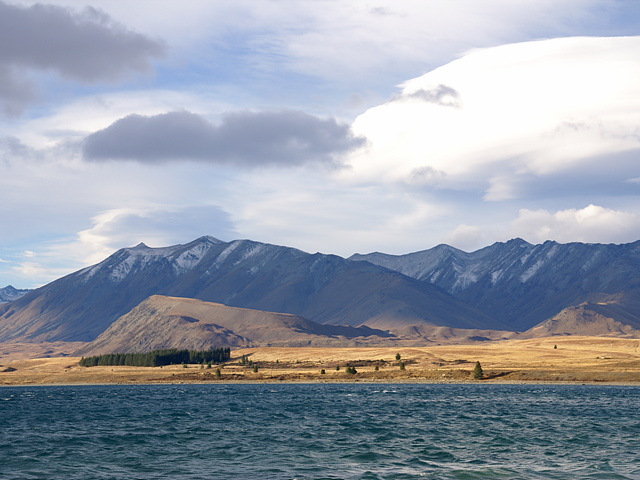
#> input picture ch05/tekapo.bmp, 640 x 480 px
$ python rotation1.py
#> lines starting #> are read from the running program, lines starting #| are printed output that depends on the picture
import sys
import math
import numpy as np
import cv2


src = cv2.imread('tekapo.bmp')
#> src is the input picture: shape (480, 640, 3); mean B, G, R 169.8, 157.4, 149.7

if src is None:
    print('Image load failed!')
    sys.exit()

rad = 40 * math.pi / 180
aff = np.array([[math.cos(rad), math.sin(rad), 0],
                [-math.sin(rad), math.cos(rad), 0]], dtype=np.float32)

dst = cv2.warpAffine(src, aff, (0, 0))
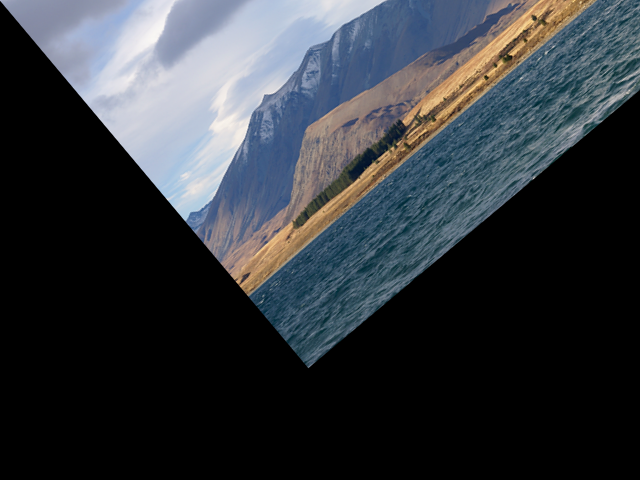
#> dst: shape (480, 640, 3); mean B, G, R 60.4, 55.1, 50.7

cv2.imshow('src', src)
cv2.imshow('dst', dst)
cv2.waitKey()

cv2.destroyAllWindows()

$ run again, with ch05/cat.bmp copied over ch05/tekapo.bmp
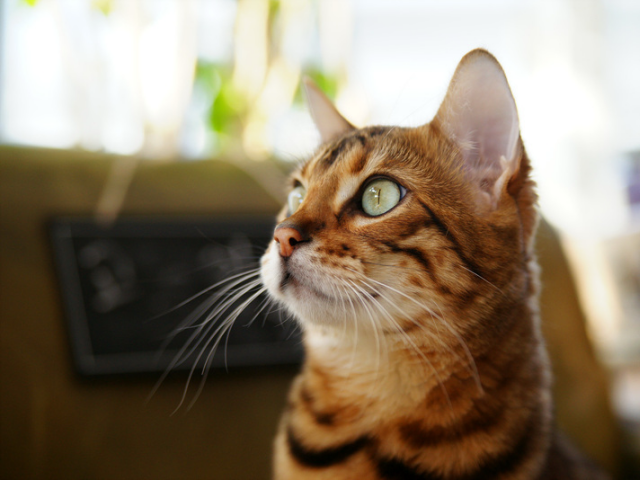
#> input picture ch05/cat.bmp, 640 x 480 px
#> src is the input picture: shape (480, 640, 3); mean B, G, R 104.5, 125.6, 140.8
#> `dst = cv2.warpAffine(src, aff, (0, 0))`:
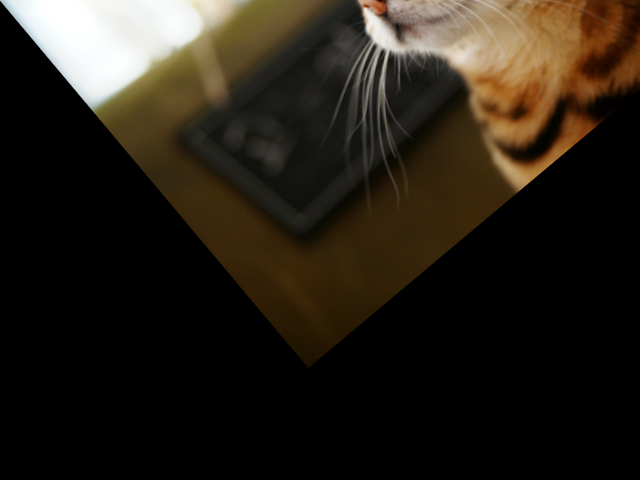
#> dst: shape (480, 640, 3); mean B, G, R 23.6, 32.8, 39.3

$ run again, with ch05/rose.bmp copied over ch05/tekapo.bmp
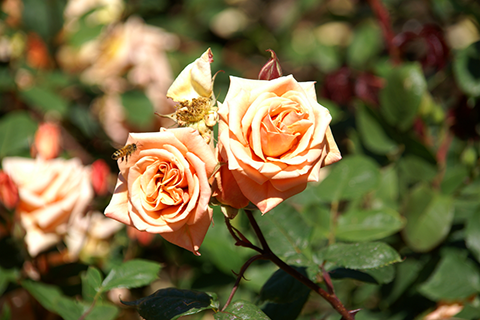
#> input picture ch05/rose.bmp, 480 x 320 px
#> src is the input picture: shape (320, 480, 3); mean B, G, R 63.1, 103.6, 116.2
#> `dst = cv2.warpAffine(src, aff, (0, 0))`:
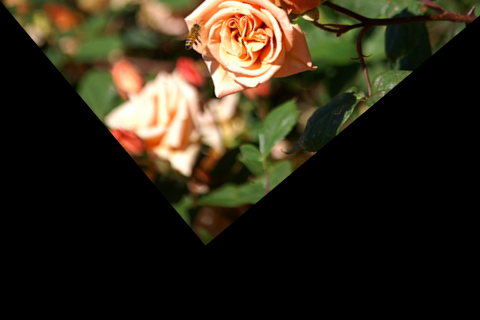
#> dst: shape (320, 480, 3); mean B, G, R 24.8, 40.1, 47.4
